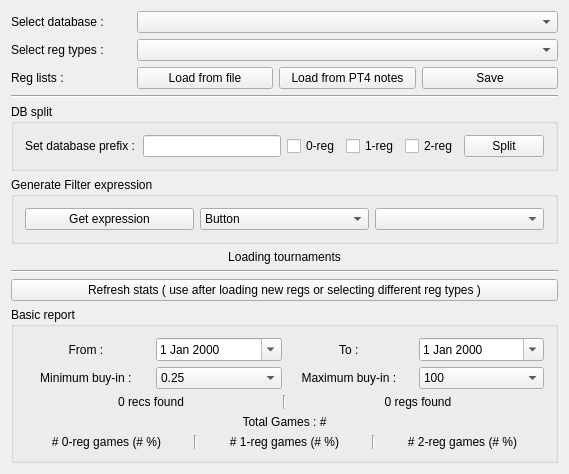
<?xml version="1.0" encoding="UTF-8"?>
<ui version="4.0">
 <class>MainWindow</class>
 <widget class="QMainWindow" name="MainWindow">
  <property name="geometry">
   <rect>
    <x>0</x>
    <y>0</y>
    <width>569</width>
    <height>439</height>
   </rect>
  </property>
  <property name="windowTitle">
   <string>RegStats v0.01</string>
  </property>
  <widget class="QWidget" name="centralWidget">
   <layout class="QVBoxLayout" name="verticalLayout">
    <item>
     <layout class="QHBoxLayout" name="horizontalLayout">
      <item>
       <widget class="QLabel" name="label">
        <property name="minimumSize">
         <size>
          <width>120</width>
          <height>0</height>
         </size>
        </property>
        <property name="maximumSize">
         <size>
          <width>120</width>
          <height>16777215</height>
         </size>
        </property>
        <property name="text">
         <string>Select database : </string>
        </property>
       </widget>
      </item>
      <item>
       <widget class="QComboBox" name="databaseCombo"/>
      </item>
     </layout>
    </item>
    <item>
     <layout class="QHBoxLayout" name="horizontalLayout_5">
      <item>
       <widget class="QLabel" name="label_2">
        <property name="minimumSize">
         <size>
          <width>120</width>
          <height>0</height>
         </size>
        </property>
        <property name="maximumSize">
         <size>
          <width>120</width>
          <height>16777215</height>
         </size>
        </property>
        <property name="text">
         <string>Select reg types : </string>
        </property>
       </widget>
      </item>
      <item>
       <widget class="QComboBox" name="regTypeCombo"/>
      </item>
     </layout>
    </item>
    <item>
     <layout class="QHBoxLayout" name="horizontalLayout_4">
      <item>
       <widget class="QLabel" name="label_3">
        <property name="sizePolicy">
         <sizepolicy hsizetype="Minimum" vsizetype="Preferred">
          <horstretch>0</horstretch>
          <verstretch>0</verstretch>
         </sizepolicy>
        </property>
        <property name="minimumSize">
         <size>
          <width>120</width>
          <height>0</height>
         </size>
        </property>
        <property name="maximumSize">
         <size>
          <width>120</width>
          <height>16777215</height>
         </size>
        </property>
        <property name="text">
         <string>Reg lists :  </string>
        </property>
       </widget>
      </item>
      <item>
       <widget class="QPushButton" name="regLoadButton">
        <property name="maximumSize">
         <size>
          <width>16777215</width>
          <height>16777215</height>
         </size>
        </property>
        <property name="text">
         <string>Load from file</string>
        </property>
       </widget>
      </item>
      <item>
       <widget class="QPushButton" name="reg_load_pt4_button">
        <property name="text">
         <string>Load from PT4 notes</string>
        </property>
       </widget>
      </item>
      <item>
       <widget class="QPushButton" name="regSaveButton">
        <property name="minimumSize">
         <size>
          <width>75</width>
          <height>0</height>
         </size>
        </property>
        <property name="maximumSize">
         <size>
          <width>16777215</width>
          <height>16777215</height>
         </size>
        </property>
        <property name="text">
         <string>Save</string>
        </property>
       </widget>
      </item>
     </layout>
    </item>
    <item>
     <widget class="Line" name="line">
      <property name="orientation">
       <enum>Qt::Horizontal</enum>
      </property>
     </widget>
    </item>
    <item>
     <widget class="QGroupBox" name="dbSplitGroup">
      <property name="styleSheet">
       <string notr="true"/>
      </property>
      <property name="title">
       <string>DB split</string>
      </property>
      <layout class="QHBoxLayout" name="horizontalLayout_6">
       <item>
        <widget class="QLabel" name="label_4">
         <property name="maximumSize">
          <size>
           <width>112</width>
           <height>16777215</height>
          </size>
         </property>
         <property name="styleSheet">
          <string notr="true">font : regular</string>
         </property>
         <property name="text">
          <string>Set database prefix : </string>
         </property>
        </widget>
       </item>
       <item>
        <widget class="QLineEdit" name="dbPrefixEdit">
         <property name="maximumSize">
          <size>
           <width>200</width>
           <height>16777215</height>
          </size>
         </property>
         <property name="styleSheet">
          <string notr="true">font: regular</string>
         </property>
        </widget>
       </item>
       <item>
        <widget class="QCheckBox" name="zero_reg_checkbox">
         <property name="text">
          <string>0-reg</string>
         </property>
        </widget>
       </item>
       <item>
        <widget class="QCheckBox" name="one_reg_checkbox">
         <property name="text">
          <string>1-reg</string>
         </property>
        </widget>
       </item>
       <item>
        <widget class="QCheckBox" name="two_reg_checkbox">
         <property name="text">
          <string>2-reg</string>
         </property>
        </widget>
       </item>
       <item>
        <widget class="QPushButton" name="dbSplitButton">
         <property name="styleSheet">
          <string notr="true">font: regular</string>
         </property>
         <property name="text">
          <string>Split</string>
         </property>
        </widget>
       </item>
      </layout>
     </widget>
    </item>
    <item>
     <widget class="QGroupBox" name="filterExpressionGroup">
      <property name="title">
       <string>Generate Filter expression</string>
      </property>
      <layout class="QHBoxLayout" name="horizontalLayout_7">
       <item>
        <widget class="QPushButton" name="getExpressionButton">
         <property name="text">
          <string>Get expression</string>
         </property>
        </widget>
       </item>
       <item>
        <widget class="QComboBox" name="positionCombo">
         <item>
          <property name="text">
           <string>Button</string>
          </property>
         </item>
         <item>
          <property name="text">
           <string>Small Blind</string>
          </property>
         </item>
         <item>
          <property name="text">
           <string>Big Blind</string>
          </property>
         </item>
        </widget>
       </item>
       <item>
        <widget class="QComboBox" name="expressionRegTypes"/>
       </item>
      </layout>
     </widget>
    </item>
    <item>
     <widget class="QLabel" name="loadingLabel">
      <property name="enabled">
       <bool>true</bool>
      </property>
      <property name="text">
       <string>Loading tournaments</string>
      </property>
      <property name="alignment">
       <set>Qt::AlignCenter</set>
      </property>
     </widget>
    </item>
    <item>
     <widget class="Line" name="line_2">
      <property name="frameShadow">
       <enum>QFrame::Sunken</enum>
      </property>
      <property name="orientation">
       <enum>Qt::Horizontal</enum>
      </property>
     </widget>
    </item>
    <item>
     <widget class="QPushButton" name="refreshBtutton">
      <property name="text">
       <string>Refresh stats ( use after loading new regs or selecting different reg types )</string>
      </property>
     </widget>
    </item>
    <item>
     <widget class="QGroupBox" name="basicReportGroup">
      <property name="title">
       <string>Basic report</string>
      </property>
      <layout class="QVBoxLayout" name="verticalLayout_2">
       <item>
        <layout class="QHBoxLayout" name="horizontalLayout_8">
         <item>
          <widget class="QLabel" name="label_5">
           <property name="text">
            <string>From : </string>
           </property>
           <property name="alignment">
            <set>Qt::AlignCenter</set>
           </property>
          </widget>
         </item>
         <item>
          <widget class="QDateEdit" name="from_date_edit">
           <property name="calendarPopup">
            <bool>true</bool>
           </property>
          </widget>
         </item>
         <item>
          <widget class="QLabel" name="label_6">
           <property name="text">
            <string>To : </string>
           </property>
           <property name="alignment">
            <set>Qt::AlignCenter</set>
           </property>
          </widget>
         </item>
         <item>
          <widget class="QDateEdit" name="to_date_edit">
           <property name="calendarPopup">
            <bool>true</bool>
           </property>
          </widget>
         </item>
        </layout>
       </item>
       <item>
        <layout class="QHBoxLayout" name="horizontalLayout_9">
         <item>
          <widget class="QLabel" name="label_8">
           <property name="text">
            <string>Minimum buy-in : </string>
           </property>
           <property name="alignment">
            <set>Qt::AlignCenter</set>
           </property>
          </widget>
         </item>
         <item>
          <widget class="QComboBox" name="min_stake_combo">
           <item>
            <property name="text">
             <string>0.25</string>
            </property>
           </item>
           <item>
            <property name="text">
             <string>1</string>
            </property>
           </item>
           <item>
            <property name="text">
             <string>3</string>
            </property>
           </item>
           <item>
            <property name="text">
             <string>5</string>
            </property>
           </item>
           <item>
            <property name="text">
             <string>7</string>
            </property>
           </item>
           <item>
            <property name="text">
             <string>15</string>
            </property>
           </item>
           <item>
            <property name="text">
             <string>30</string>
            </property>
           </item>
           <item>
            <property name="text">
             <string>60</string>
            </property>
           </item>
           <item>
            <property name="text">
             <string>100</string>
            </property>
           </item>
          </widget>
         </item>
         <item>
          <widget class="QLabel" name="label_7">
           <property name="text">
            <string>Maximum buy-in : </string>
           </property>
           <property name="alignment">
            <set>Qt::AlignCenter</set>
           </property>
          </widget>
         </item>
         <item>
          <widget class="QComboBox" name="max_stake_combo">
           <item>
            <property name="text">
             <string>100</string>
            </property>
           </item>
           <item>
            <property name="text">
             <string>60</string>
            </property>
           </item>
           <item>
            <property name="text">
             <string>30</string>
            </property>
           </item>
           <item>
            <property name="text">
             <string>15</string>
            </property>
           </item>
           <item>
            <property name="text">
             <string>7</string>
            </property>
           </item>
           <item>
            <property name="text">
             <string>3</string>
            </property>
           </item>
           <item>
            <property name="text">
             <string>1</string>
            </property>
           </item>
           <item>
            <property name="text">
             <string>0.25</string>
            </property>
           </item>
          </widget>
         </item>
        </layout>
       </item>
       <item>
        <layout class="QHBoxLayout" name="horizontalLayout_2">
         <item>
          <widget class="QLabel" name="recCountLabel">
           <property name="text">
            <string>0 recs found</string>
           </property>
           <property name="alignment">
            <set>Qt::AlignCenter</set>
           </property>
          </widget>
         </item>
         <item>
          <widget class="Line" name="line_3">
           <property name="orientation">
            <enum>Qt::Vertical</enum>
           </property>
          </widget>
         </item>
         <item>
          <widget class="QLabel" name="regCountLabel">
           <property name="text">
            <string>0 regs found</string>
           </property>
           <property name="alignment">
            <set>Qt::AlignCenter</set>
           </property>
          </widget>
         </item>
        </layout>
       </item>
       <item>
        <widget class="QLabel" name="total_games_label">
         <property name="text">
          <string>Total Games : #</string>
         </property>
         <property name="alignment">
          <set>Qt::AlignCenter</set>
         </property>
        </widget>
       </item>
       <item>
        <layout class="QHBoxLayout" name="horizontalLayout_3">
         <item>
          <widget class="QLabel" name="zeroRegLabel">
           <property name="text">
            <string># 0-reg games (# %)</string>
           </property>
           <property name="alignment">
            <set>Qt::AlignCenter</set>
           </property>
          </widget>
         </item>
         <item>
          <widget class="Line" name="line_4">
           <property name="orientation">
            <enum>Qt::Vertical</enum>
           </property>
          </widget>
         </item>
         <item>
          <widget class="QLabel" name="oneRegLabel">
           <property name="text">
            <string># 1-reg games (# %)</string>
           </property>
           <property name="alignment">
            <set>Qt::AlignCenter</set>
           </property>
          </widget>
         </item>
         <item>
          <widget class="Line" name="line_5">
           <property name="orientation">
            <enum>Qt::Vertical</enum>
           </property>
          </widget>
         </item>
         <item>
          <widget class="QLabel" name="twoRegLabel">
           <property name="text">
            <string># 2-reg games (# %)</string>
           </property>
           <property name="alignment">
            <set>Qt::AlignCenter</set>
           </property>
          </widget>
         </item>
        </layout>
       </item>
      </layout>
     </widget>
    </item>
   </layout>
  </widget>
  <action name="actionConfigure">
   <property name="text">
    <string>Configure</string>
   </property>
  </action>
 </widget>
 <layoutdefault spacing="6" margin="11"/>
 <resources/>
 <connections/>
</ui>
